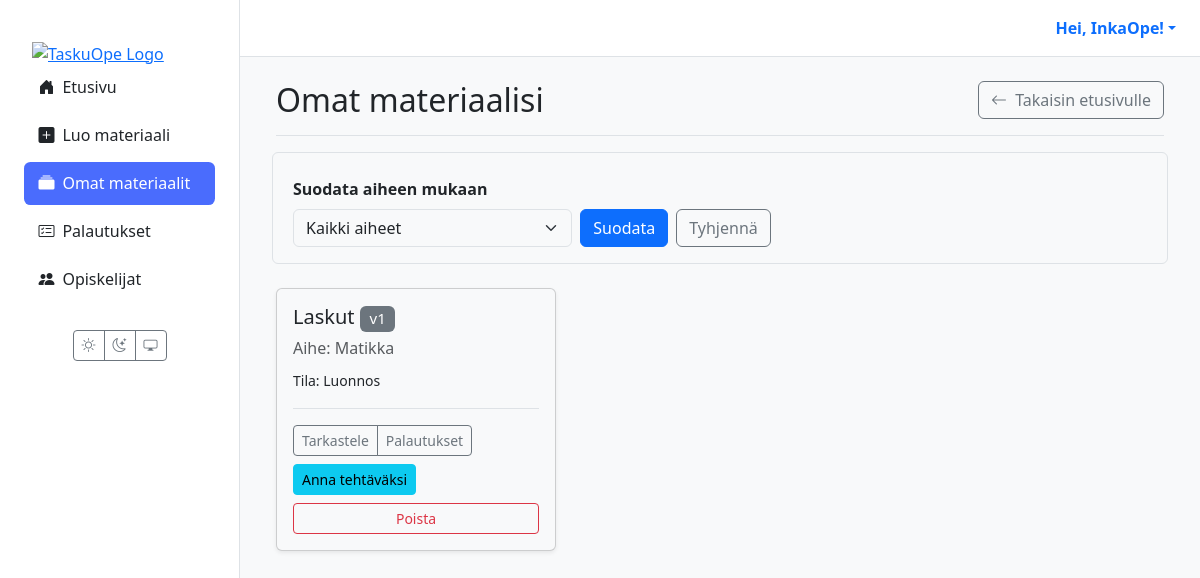
The app's page /materiaalit/ (signed in), older data.
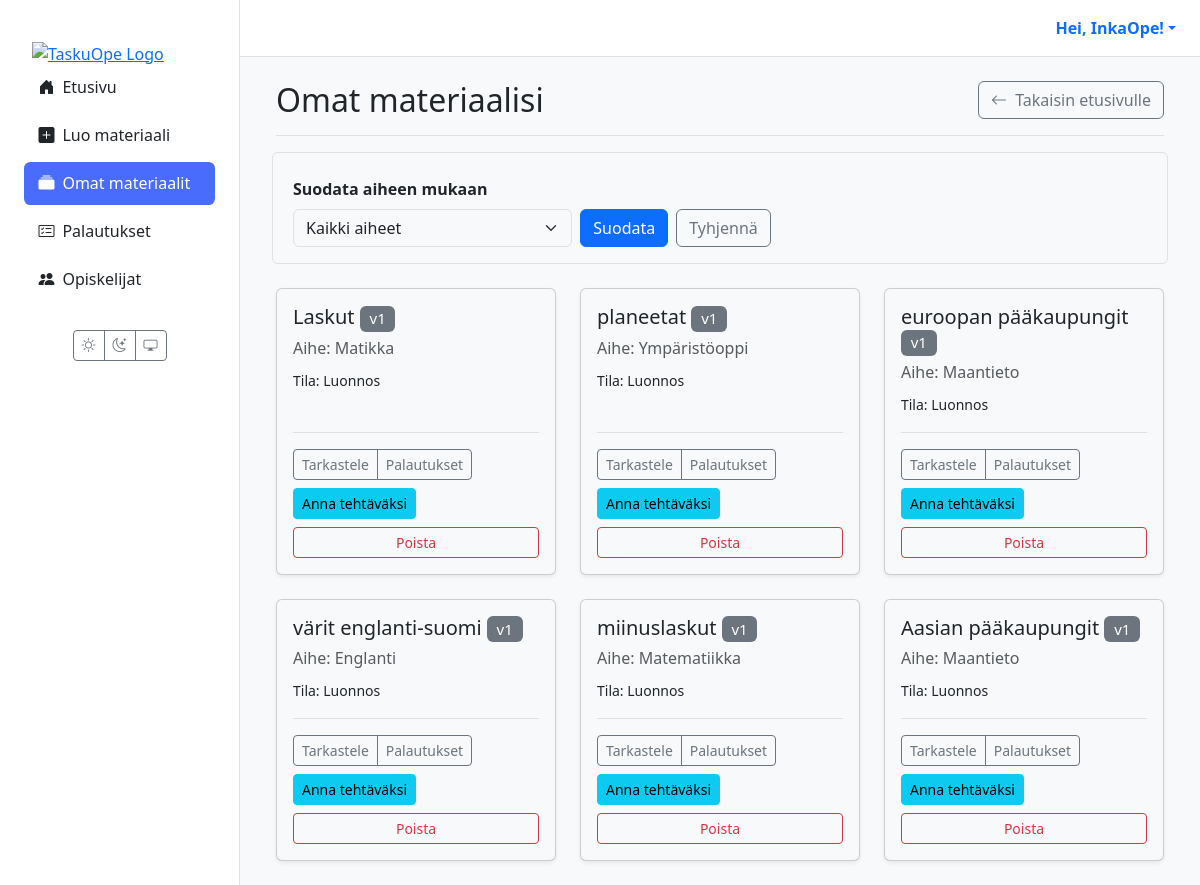
The same page, newer data.
### users/models.py (models this page shows)
class CustomUser(AbstractUser):
    class Role(models.TextChoices):
        TEACHER = 'TEACHER', 'Teacher'
        STUDENT = 'STUDENT', 'Student'
    role = models.CharField(max_length=50, choices=Role.choices, default=Role.STUDENT)
    grade_class = models.PositiveSmallIntegerField(
        verbose_name="Luokka-aste",
        null=True,  # Salli tyhjä arvo (esim. opettajat)
        blank=True, # Ei pakollinen lomakkeissa
        choices=[(i, f"{i}. luokka") for i in range(1, 10)] # Valinnat 1-9
    )

### materials/models.py (models this page shows, shortened)
class Material(models.Model):
    class MaterialType(models.TextChoices):
        TASK = 'tehtävä', _('Tehtävä')
        LEARNING_MATERIAL = 'oppimateriaali', _('Oppimateriaali')
        TEST = 'testi', _('Testi')
        EXAM = 'koe', _('Koe')
        VIDEO = 'video', _('Video')
        GAME = 'peli', _('Peli')
    class Status(models.TextChoices):
        DRAFT = 'DRAFT', _('Luonnos')
        PENDING_APPROVAL = 'PENDING', _('Odottaa hyväksyntää')
        APPROVED = 'APPROVED', _('Hyväksytty')
        REJECTED = 'REJECTED', _('Hylätty')
    GRADE_CHOICES = [(str(i), f"{i}. luokka") for i in range(1, 7)]
    id = models.UUIDField(primary_key=True, default=uuid.uuid4, editable=False)
    title = models.CharField(max_length=255, verbose_name=_("Otsikko"))
    content = models.TextField(
        verbose_name=_("Sisältö"),
        help_text=_("Raakasisältö, esim. AI:n tuottama teksti.")
    )
    structured_content = models.JSONField(
        null=True,
        blank=True,
        verbose_name=_("Jäsennelty sisältö"),
        help_text=_("Esim. monivalinnat tai tehtävän rakenne JSON-muodossa.")
    )
    material_type = models.CharField(
        max_length=50,
        choices=MaterialType.choices,
        default=MaterialType.TASK,
        verbose_name=_("Materiaalin tyyppi"),
    )
    subject = models.CharField(max_length=100, null=True, blank=True, verbose_name=_("Aine"))
    grade_level = models.CharField(
        max_length=20,
        choices=GRADE_CHOICES,
        null=True,
        blank=True,
        verbose_name=_("Luokka-aste"),
    )
    audience = models.JSONField(
        null=True,
        blank=True,
        verbose_name=_("Kohderyhmä"),
        help_text=_("Esim. {'learning_styles': ['visuaalinen'], 'languages': ['fi']}")
    )
    author = models.ForeignKey(
        settings.AUTH_USER_MODEL,
        related_name='authored_materials',
        on_delete=models.CASCADE,
        limit_choices_to={'role': 'TEACHER'},
        verbose_name=_("Tekijä (opettaja)"),
    )
    prompt = models.ForeignKey(
        Prompt,
        on_delete=models.SET_NULL,
        null=True,
        blank=True,
        verbose_name=_("Kehoite"),
    )
    status = models.CharField(
        max_length=50,
        choices=Status.choices,
        default=Status.DRAFT,
        verbose_name=_("Tila"),
    )
    version = models.IntegerField(default=1, verbose_name=_("Versio"))
    parent = models.ForeignKey(
        'self',
        on_delete=models.SET_NULL,
        null=True,
        blank=True,
        related_name='versions',
        verbose_name=_("Edellinen versio"),
    )
    created_at = models.DateTimeField(auto_now_add=True, verbose_name=_("Luotu"))
    updated_at = models.DateTimeField(auto_now=True, verbose_name=_("Päivitetty"))
    class Meta:
        verbose_name = _("Materiaali")
        verbose_name_plural = _("Materiaalit")

### materials/views.py (the view)
# urls.py: path("materiaalit/", views.material_list_view, name="material_list"),
@login_required(login_url='kirjaudu')
def material_list_view(request):
    if request.user.role != 'TEACHER':
        messages.error(request, "Vain opettajat voivat nähdä tämän sivun.")
        return redirect('dashboard')
    selected_subject = request.GET.get('subject', '')
    materials_qs = Material.objects.filter(author=request.user)
    subjects = materials_qs.exclude(subject__isnull=True).exclude(subject='').values_list('subject', flat=True).distinct().order_by('subject')
    if selected_subject:
        materials_qs = materials_qs.filter(subject=selected_subject)
    context = {
        'materials': materials_qs,
        'subjects': subjects,
        'selected_subject': selected_subject,
    }
    return render(request, 'materials/list.html', context)

### templates/materials/list.html (shortened to what this page needs)
{% extends 'partials/base.html' %}
{% load static %}
{% block content %}
<div class="container-fluid">
  <div class="d-flex justify-content-between align-items-center mb-4 border-bottom pb-3">
    <h1 class="h2 mb-0">Omat materiaalisi</h1>
    <a href="{% url 'dashboard' %}" class="btn btn-outline-secondary">
      <i class="bi bi-arrow-left me-1"></i> Takaisin etusivulle
    </a>
  </div>
    <form method="get" class="row g-2 align-items-end p-3 rounded mb-4 border">
    <div class="col-md-4">
      <label for="subject-filter" class="form-label fw-bold">Suodata aiheen mukaan</label>
      <select name="subject" id="subject-filter" class="form-select">
        <option value="">Kaikki aiheet</option>
      </select>
    </div>
    <div class="col-md-8 d-flex gap-2">
      <button type="submit" class="btn btn-primary">Suodata</button>
      <a href="{% url 'material_list' %}" class="btn btn-outline-secondary">Tyhjennä</a>
    </div>
  </form>
  <section class="materials-list">
    <div class="row row-cols-1 row-cols-md-2 row-cols-xl-3 g-4">
      {% for m in materials %}
      <div class="col">
        <div class="card h-100 shadow-sm">
          <div class="card-body d-flex flex-column">
            <h5 class="card-title">
              {{ m.title }}
              <span class="badge bg-secondary fw-normal">v{{ m.version }}</span>
            </h5>
            <p class="card-subtitle mb-2 text-muted">Aihe: {{ m.subject|default:'Ei määritelty' }}</p>
            <p class="card-text"><small>Tila: {{ m.get_status_display }}</small></p>
            <div class="mt-auto pt-3 border-top">
              <div class="d-flex justify-content-between align-items-center flex-wrap gap-2">
                <div class="btn-group">
                  <a class="btn btn-sm btn-outline-secondary" href="{% url 'material_detail' material_id=m.id %}">Tarkastele</a>
                  <a class="btn btn-sm btn-outline-secondary" href="{% url 'view_submissions' material_id=m.id %}">Palautukset</a>
                </div>
                <a class="btn btn-sm btn-info" href="{% url 'assign_material' material_id=m.id %}">Anna tehtäväksi</a>
              </div>
              <div class="d-grid mt-2">
                <button type="button"
                        class="btn btn-sm btn-outline-danger"
                        data-bs-toggle="modal"
                        data-bs-target="#deleteModal-{{ m.id }}">
                  Poista
                </button>
              </div>
            </div>
          </div>
        </div>
      </div>
      {% endfor %}
    </div>
  </section>
</div>
{% endblock %}

### templates/partials/base.html (shortened to what this page needs)
{% load static %}
<!DOCTYPE html>
<html lang="fi" data-bs-theme="light">
<head>
  <link href="https://cdn.jsdelivr.net/npm/bootstrap@5.3.2/dist/css/bootstrap.min.css" rel="stylesheet">
  <link rel="stylesheet" href="https://cdn.jsdelivr.net/npm/bootstrap-icons@1.11.3/font/bootstrap-icons.min.css">
  <link rel="stylesheet" href="{% static 'css/style.css' %}">
</head>
<body>
  <div class="main-layout-container">
    <aside class="sidebar d-none d-lg-flex flex-column">
      <div class="flex-column w-100">
        <a href="{% url 'dashboard' %}" class="px-3 pt-3 d-block"><img src="{% static 'images/logo1.png' %}" alt="TaskuOpe Logo" class="img-fluid"></a>
        {% with nm=request.resolver_match.url_name %}
        <nav class="nav nav-pills flex-column mb-4 px-2">
          <a href="{% url 'dashboard' %}" class="nav-link {% if nm == 'dashboard' %}active{% endif %}"><i class="bi bi-house-door-fill me-2"></i>Etusivu</a>
          {% if request.user.is_authenticated and request.user.role == 'STUDENT' %}
            <a href="{% url 'student_assignments' %}" class="nav-link {% if nm == 'student_assignments' %}active{% endif %}"><i class="bi bi-list-check me-2"></i>Omat tehtävät</a>
            <a href="{% url 'student_grades' %}" class="nav-link {% if nm == 'student_grades' %}active{% endif %}"><i class="bi bi-award me-2"></i>Palautukset & arvioinnit</a>
          {% elif request.user.is_authenticated and request.user.role == 'TEACHER' %}
            <a href="{% url 'create_material' %}" class="nav-link {% if nm == 'create_material' %}active{% endif %}"><i class="bi bi-plus-square-fill me-2"></i>Luo materiaali</a>
            <a href="{% url 'material_list' %}" class="nav-link {% if nm == 'material_list' %}active{% endif %}"><i class="bi bi-collection-fill me-2"></i>Omat materiaalit</a>
            <a href="{% url 'view_all_submissions' %}" class="nav-link {% if nm == 'view_all_submissions' %}active{% endif %}"><i class="bi bi-card-checklist me-2"></i>Palautukset</a>
            <a href="{% url 'teacher_student_list' %}" class="nav-link {% if nm == 'teacher_student_list' %}active{% endif %}"><i class="bi bi-people-fill me-2"></i>Opiskelijat</a>
          {% endif %}
        </nav>
        {% endwith %}
        <div class="mt-auto text-center pb-3">
          <div class="btn-group"><button id="theme-light" class="btn btn-outline-secondary btn-sm"><i class="bi bi-sun"></i></button><button id="theme-dark" class="btn btn-outline-secondary btn-sm"><i class="bi bi-moon-stars"></i></button><button id="theme-system" class="btn btn-outline-secondary btn-sm"><i class="bi bi-display"></i></button></div>
        </div>
      </div>
    </aside>
    <div class="main-content-wrapper">
      <header class="main-header d-none d-lg-flex justify-content-end align-items-center px-4 py-3">
        <div class="dropdown">
          <a href="#" class="d-flex align-items-center text-decoration-none dropdown-toggle" data-bs-toggle="dropdown">
            <strong>Hei, {{ user.get_full_name|default:user.username }}!</strong>
          </a>
        </div>
      </header>
      <main class="page-content">
        {% block content %}{% endblock %}
      </main>
    </div>
  </div>
</body>
</html>

### TaskuOpe/static/css/style.css (style rules this page uses)
:root { --sidebar-width: 240px; }
[data-bs-theme="light"] { --bg-color: #f8f9fa; --card-bg-color: #ffffff; --text-color: #212529; --border-color: #dee2e6; --bs-body-bg: var(--bg-color); --bs-body-color: var(--text-color); --bs-border-color: var(--border-color); --bs-card-bg: var(--card-bg-color); }
html, body { height: 100%; overflow: hidden; }
.main-layout-container { display: flex; flex-direction: row; height: 100%; width: 100%; background-color: var(--bs-body-bg); }
.sidebar { width: var(--sidebar-width); flex-shrink: 0; height: 100vh; overflow-y: auto; background-color: var(--card-bg-color); border-right: 1px solid var(--border-color); padding: 1.5rem 1rem; }
.main-content-wrapper { flex-grow: 1; display: flex; flex-direction: column; height: 100vh; overflow: hidden; }
.main-header { flex-shrink: 0; background-color: var(--card-bg-color); border-bottom: 1px solid var(--border-color); padding: 0.75rem 1.5rem; }
.page-content { flex-grow: 1; overflow-y: auto; padding: 1.5rem; }
.sidebar .nav-link { color: var(--text-color); font-weight: 500; padding: 0.6rem 0.9rem; border-radius: 0.4rem; margin-bottom: 0.3rem; transition: background 0.2s; }
.sidebar .nav-link.active { background-color: #4a6cfd; color: #fff; }
.card-body:after, #markdown-preview:after { content: ""; display: table; clear: both; }

Row changes from the older to the newer data that the page shows:
added Material: title "planeetat", version "1", subject "Ympäristöoppi", status "Luonnos"
added Material: title "euroopan pääkaupungit", version "1", subject "Maantieto", status "Luonnos"
added Material: title "värit englanti-suomi", version "1", subject "Englanti", status "Luonnos"
added Material: title "miinuslaskut", version "1", subject "Matematiikka", status "Luonnos"
added Material: title "Aasian pääkaupungit", version "1", subject "Maantieto", status "Luonnos"
